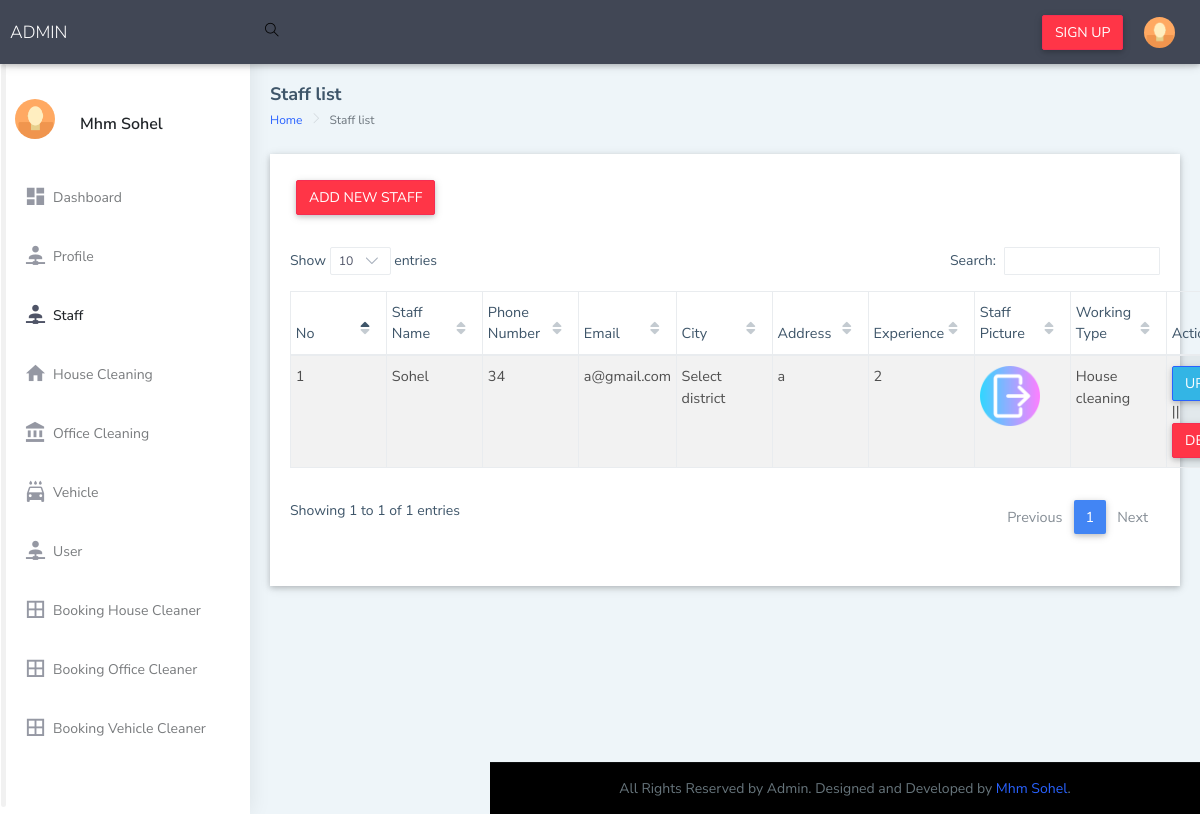
The app's page /Admin_Side/xtreme-html/ltr/staff_list.php (signed in) with its own data.
### tables this page shows
CREATE TABLE IF NOT EXISTS `tb_staff` (
  `staff_id` bigint(20) NOT NULL AUTO_INCREMENT,
  `name` varchar(255) DEFAULT NULL,
  `phone` varchar(255) DEFAULT NULL,
  `email` varchar(255) DEFAULT NULL,
  `district` varchar(255) DEFAULT NULL,
  `address` varchar(255) DEFAULT NULL,
  `experience` int(11) DEFAULT NULL,
  `image` varchar(255) DEFAULT NULL,
  `working_type` varchar(255) DEFAULT NULL,
  `added_by` varchar(255) DEFAULT NULL,
  `entry_time` datetime DEFAULT NULL,
  PRIMARY KEY (`staff_id`)
);

### Admin_Side/xtreme-html/ltr/include/Database.php (called while the page is built, shortened)
<?php
Class Database{
 public $host   = DB_HOST;
 public $user   = DB_USER;
 public $pass   = DB_PASS;
 public $dbname = DB_NAME;
 public $link;
private function connectDB(){
 $this->link = new mysqli($this->host, $this->user, $this->pass,
  $this->dbname);
 }
public function select($query){
  $result = $this->link->query($query) or
   die($this->link->error.__LINE__);
  if($result->num_rows > 0){
    return $result;
  } else {
    return false;
  }
 }
}

### Admin_Side/xtreme-html/ltr/staff_list.php (the view, shortened to what this page needs)
<?php
  include "include/Database.php";
 ?>
 <?php
   $db   = new Database();
   $sql  = "SELECT * FROM tb_staff";
   $read = $db->select($sql);
  ?>
<!DOCTYPE html>
<html dir="ltr" lang="en">
<head>
    <link rel="stylesheet" href="https://use.fontawesome.com/releases/v5.8.2/css/all.css">
    <link rel="stylesheet" href="css/bootstrap.min.css">
    <link rel="stylesheet" href="css/mdb.min.css">
    <link rel="stylesheet" href="css/sidenav.css">
    <link rel="stylesheet" href="css/style.css">
    <link rel="stylesheet" href="css/responsive.css">
    <link rel="stylesheet" href="css/datatables.min.css">
    <link rel="stylesheet" href="css/datatables-select.min.css">
    <link href="../../dist/css/style.min.css" rel="stylesheet">
</head>
<body>
    <div id="main-wrapper" data-layout="vertical" data-navbarbg="skin5" data-sidebartype="full"
        data-sidebar-position="absolute" data-header-position="absolute" data-boxed-layout="full">
        <header class="topbar" data-navbarbg="skin5">
            <nav class="navbar top-navbar navbar-expand-md navbar-dark">
                <div class="navbar-header" data-logobg="skin5">
                    <a class="navbar-brand" href="index.php">
                        ADMIN
                    </a>
                </div>
                <div class="navbar-collapse collapse" id="navbarSupportedContent" data-navbarbg="skin5">
                    <ul class="navbar-nav float-left mr-auto">
                        <li class="nav-item search-box"> <a class="nav-link waves-effect waves-dark"
                                href="javascript:void(0)"><i class="ti-search"></i></a>
                        </li>
                    </ul>
                    <a href="Admin_Sign_up.php" class="btn btn-danger"> Sign Up </a>
                    <ul class="navbar-nav float-right">
                        <li class="nav-item dropdown">
                            <a class="nav-link dropdown-toggle text-muted waves-effect waves-dark pro-pic" href=""
                                data-toggle="dropdown" aria-haspopup="true" aria-expanded="false"><img
                                    src="../../assets/images/users/1.jpg" alt="user" class="rounded-circle"
                                    width="31"></a>
                        </li>
                    </ul>
                </div>
            </nav>
        </header>
        <aside class="left-sidebar" data-sidebarbg="skin6">
            <div class="scroll-sidebar">
                <nav class="sidebar-nav">
                    <ul id="sidebarnav">
                        <li>
                            <div class="user-profile d-flex no-block dropdown m-t-20">
                                <div class="user-pic"><img src="../../assets/images/users/1.jpg" alt="users"
                                        class="rounded-circle" width="40" /></div>
                                <div class="user-content hide-menu m-l-10">
                                    <a href="javascript:void(0)" class="" id="Userdd" >
                                        <h5 class="mt-2 user-name font-medium">Mhm Sohel</h5>
                                    </a>
                                </div>
                            </div>
                        </li>
                        <li class="sidebar-item"> <a class="sidebar-link waves-effect waves-dark sidebar-link"
                                href="index.php" aria-expanded="false"><i class="mdi mdi-view-dashboard"></i><span
                                    class="hide-menu">Dashboard</span></a>
                        </li>
                        <li class="sidebar-item"> <a class="sidebar-link waves-effect waves-dark sidebar-link"
                                href="admin_profile.php" aria-expanded="false"><i
                                    class="mdi mdi-account-network"></i><span class="hide-menu">Profile</span></a>
                        </li>
                        <li class="sidebar-item"> <a class="sidebar-link waves-effect waves-dark sidebar-link"
                                href="staff_list.php" aria-expanded="false"><i class="mdi mdi-account-network"></i><span
                                    class="hide-menu">Staff</span></a></li>
                                    <li class="sidebar-item"> <a class="sidebar-link waves-effect waves-dark sidebar-link"
                                href="house_clean_list.php" aria-expanded="false"><i class="mdi mdi-home"></i><span
                                    class="hide-menu">House Cleaning</span></a></li>
                                    <li class="sidebar-item"> <a class="sidebar-link waves-effect waves-dark sidebar-link"
                                href="office_list.php" aria-expanded="false"><i class="mdi mdi-bank"></i><span
                                    class="hide-menu">Office Cleaning</span></a></li>
                                    <li class="sidebar-item"> <a class="sidebar-link waves-effect waves-dark sidebar-link"
                                href="vehicle_list.php" aria-expanded="false"><i class="mdi mdi-car-wash"></i><span
                                    class="hide-menu">Vehicle</span></a></li>
                                    <li class="sidebar-item"> <a class="sidebar-link waves-effect waves-dark sidebar-link"
                                href="user_list.php" aria-expanded="false"><i class="mdi mdi-account-network"></i><span
                                    class="hide-menu">User</span></a></li>
                                    <li class="sidebar-item"> <a class="sidebar-link waves-effect waves-dark sidebar-link"
                                href="Booking_table_house_cleaner.php" aria-expanded="false"><i class="mdi mdi-border-all"></i><span
                                    class="hide-menu">Booking House Cleaner</span></a></li>
                                    <li class="sidebar-item"> <a class="sidebar-link waves-effect waves-dark sidebar-link"
                                href="Booking_table_office_cleaner.php" aria-expanded="false"><i class="mdi mdi-border-all"></i><span
                                    class="hide-menu">Booking Office Cleaner</span></a></li>
                                    <li class="sidebar-item"> <a class="sidebar-link waves-effect waves-dark sidebar-link"
                                href="Booking_table_vehicle_cleaner.php" aria-expanded="false"><i class="mdi mdi-border-all"></i><span
                                    class="hide-menu">Booking Vehicle Cleaner</span></a></li>
                    </ul>
                </nav>
            </div>
        </aside>
        <div class="page-wrapper">
            <div class="page-breadcrumb">
                <div class="row align-items-center">
                    <div class="col-12">
                        <h4 class="page-title">Staff list</h4>
                        <div class="d-flex align-items-center">
                            <nav aria-label="breadcrumb">
                                <ol class="breadcrumb">
                                    <li class="breadcrumb-item"><a href="#">Home</a></li>
                                    <li class="breadcrumb-item active" aria-current="page">Staff list</li>
                                </ol>
                            </nav>
                        </div>
                    </div>
                </div>
            </div>
            <div class="container-fluid">
                <div class="row">
                    <div class="col-lg-12 col-xlg-12 col-md-12">
                        <div class="card">
                            <div class="card-body">
                                <a href="add_new_staff.php" class="btn btn-danger mb-4">Add New Staff</a>
                                <table id="VisitorDt" class="table table-striped table-sm table-bordered" cellspacing="0" width="100%">
                                  <thead>
                                    <tr>
                                      <th class="th-sm">No</th>
                                      <th class="th-sm">Staff Name</th>
                                      <th class="th-sm">Phone Number</th>
                                      <th class="th-sm">Email</th>
                                      <th class="th-sm">City</th>
                                      <th class="th-sm">Address</th>
                                      <th class="th-sm">Experience</th>
                                      <th class="th-sm">Staff Picture</th>
                                      <th class="th-sm">Working Type</th>
                                      <th class="th-sm">Action</th>
                                    </tr>
                                  </thead>
                                  <tbody>
                                    <?php if($read){ $i = 0; ?>
                                    <?php while($result = $read->fetch_assoc()){ $i = $i + 1; ?>
                                    <tr>
                                      <td><?php echo $i; ?></td>
                                      <td><?php echo $result['name']; ?></td>
                                      <td><?php echo $result['phone']; ?></td>
                                      <td><?php echo $result['email']; ?></td>
                                      <td><?php echo $result['district']; ?></td>
                                      <td><?php echo $result['address']; ?></td>
                                      <td><?php echo $result['experience']; ?></td>
                                      <td><img src="<?php echo $result['image']; ?>" height="60"></td>
                                      <td><?php echo $result['working_type']; ?></td>
                                      <td><a href="update_staff.php?staff_id=<?php echo $result['staff_id']; ?>" class="btn btn-info">Update</a> || <a href="delete_data.php?staff_id=<?php echo $result['staff_id']; ?>" onclick="return confirm('Are you sure you want to delete this item')" class="btn btn-danger">Delete</a></td>
                                    </tr>
                                    <?php } ?>
                                    <?php }else{ ?>
                                    <?php $msg = '<div class="alert alert-warning alert-dismissable w-75 m-auto" id="flash-msg">No Data Found!</div><br />';
                                      echo $msg; ?>
                                    <?php } ?>
                                  </tbody>
                                </table>
                            </div>
                        </div>
                    </div>
                </div>
            </div>
            <footer class="footer text-center">
                All Rights Reserved by  Admin. Designed and Developed by <a
                    href="#">Mhm Sohel</a>.
            </footer>
        </div>
    </div>
</body>
</html>

### Admin_Side/xtreme-html/ltr/css/sidenav.css (style rules this page uses)
body { background: #fff; font-family: "Poppins", sans-serif; margin: 0; overflow-x: hidden; color: #67757c; font-weight: 300; }
html { position: relative; min-height: 100%; background: #ffffff; }
.page-wrapper { padding-bottom: 60px; }
.container-fluid { padding: 25px 30px 25px 30px; }
.navbar-collapse > ul > li > a > i { color: #000; }
.topbar { background: #ffffff; position: relative; z-index: 50; }
.topbar .top-navbar { min-height: 50px; padding: 0px 15px 0 0; }
.topbar .navbar-header { background: #ffffff; }
.topbar .top-navbar .dropdown-toggle::after { display: none; }
.topbar .top-navbar .navbar-header { line-height: 60px; text-align: center; }
.topbar .top-navbar .navbar-header .navbar-brand { margin-right: 0px; padding-bottom: 0px; padding-top: 0px; }
.topbar .top-navbar .navbar-nav > .nav-item > .nav-link { padding-left: 1.18rem; padding-right: 1.18rem; font-size: 20px; line-height: 40px; }
.footer { bottom: 0; color: #67757c; left: 0px; padding: 17px 15px; position: absolute; right: 0; border-top: 1px solid rgba(120, 130, 140, 0.13); background: #000000; }
.left-sidebar { position: absolute; width: 240px; height: 100%; top: 0px; z-index: 20; padding-top: 60px; background: #212121; -webkit-box-shadow: 1px 0px 20px rgba(0, 0, 0, 0.08); box-shadow: 1px 0px 20px rgba(0, 0, 0, 0.08); }
.scroll-sidebar { padding-bottom: 60px; }
.sidebar-nav { padding: 0px; }
.sidebar-nav ul { margin: 0px; padding: 0px; }
.sidebar-nav ul li { list-style: none; }
.sidebar-nav ul li a { color: #607d8b; padding: 8px 35px 8px 15px; display: block; font-size: 14px; }
.sidebar-nav ul li a.active, .sidebar-nav ul li a:hover { color: #1976d2; }
.sidebar-nav ul li a.active i, .sidebar-nav ul li a:hover i { color: #1976d2; }
.sidebar-nav ul li a.active { font-weight: 500; color: #263238; }
.sidebar-nav > ul > li > a { border-left: 3px solid transparent; }
.sidebar-nav > ul > li > a i { width: 27px; font-size: 19px; display: inline-block; vertical-align: middle; color: #99abb4; }
.sidebar-nav > ul > li { margin-bottom: 5px; }
@media (min-width: 1024px) { .page-wrapper { margin-left: 240px; } }
@media (min-width: 1024px) { .footer { left: 240px; } }
@media (min-width: 768px) { .navbar-header { width: 240px; -ms-flex-negative: 0; flex-shrink: 0; } }
@media (min-width: 768px) { .navbar-header .navbar-brand { padding-top: 0px; } }

### records on screen
tb_staff: name "Sohel", phone "34", email "a@gmail.com", district "Select district", address "a", experience "2", image (picture), working_type "House cleaning"
